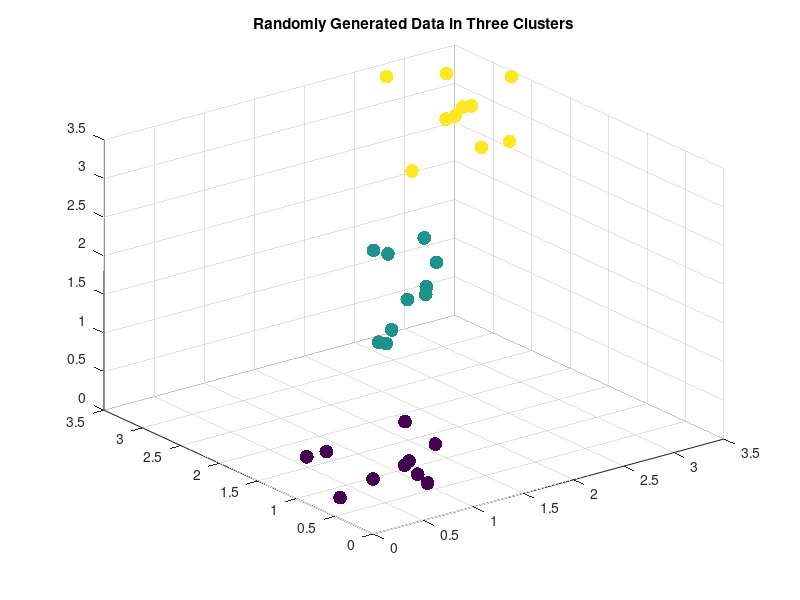
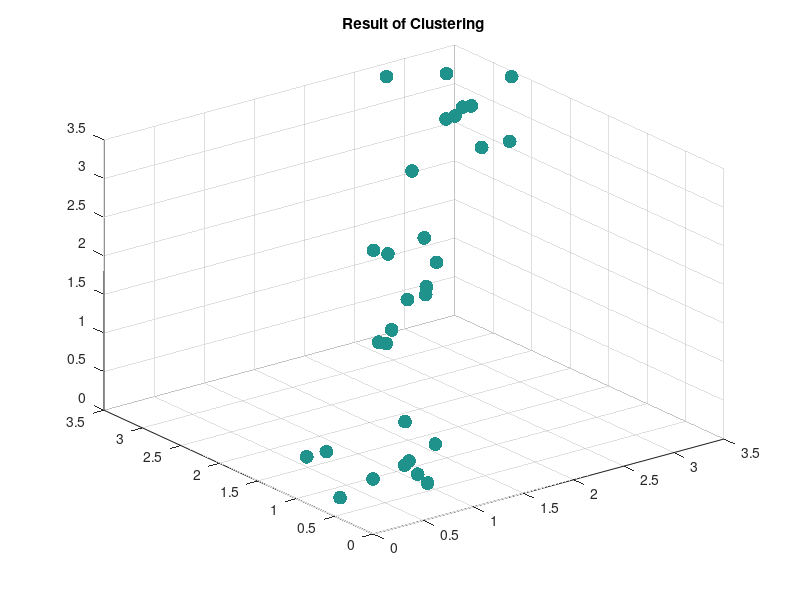
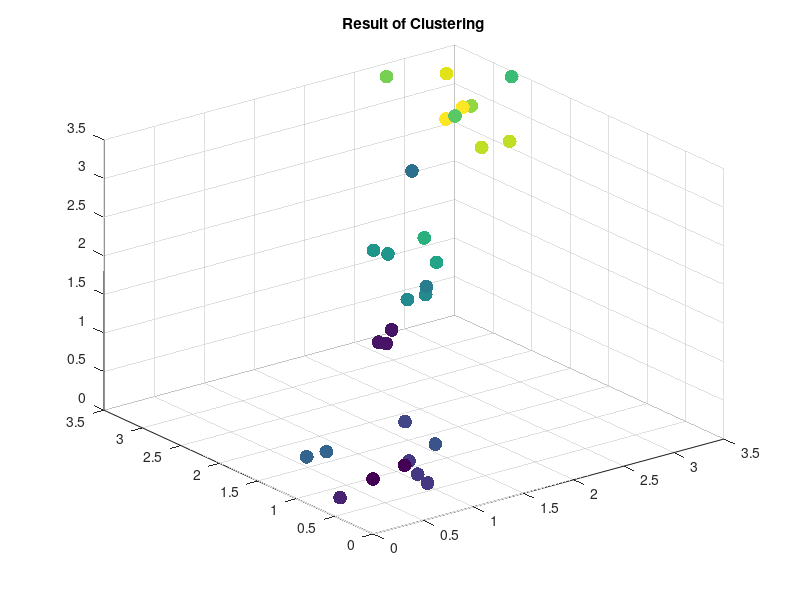

Write MATLAB code to recreate these figures, in order.
% Test Clustering
clear
clc
close all

rng('default');  % For reproducibility
X = [gallery('uniformdata',[10 3],12); ...
    gallery('uniformdata',[10 3],13)+1.2; ...
    gallery('uniformdata',[10 3],14)+2.5];
y = [ones(10,1);2*(ones(10,1));3*(ones(10,1))]; % Actual classes
figure
scatter3(X(:,1),X(:,2),X(:,3),100,y,'filled')
title('Randomly Generated Data in Three Clusters');
T1 = clusterdata(X,5);
figure
scatter3(X(:,1),X(:,2),X(:,3),100,T1,'filled')
title('Result of Clustering');

T2 = clusterdata(X,'Maxclust',20); 
figure
scatter3(X(:,1),X(:,2),X(:,3),100,T2,'filled')
title('Result of Clustering');

